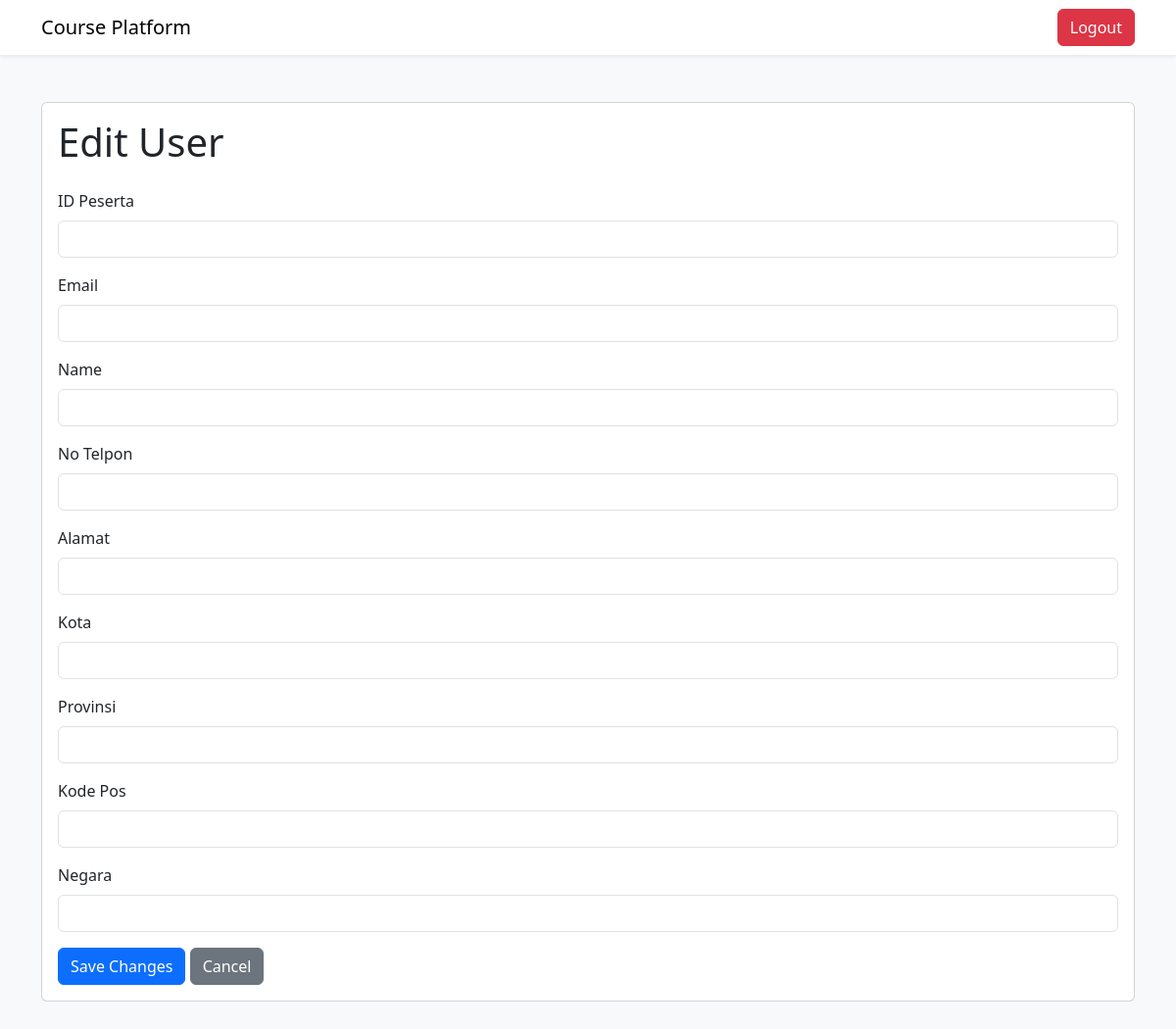
/admin/edit-user/1 (signed in), run on an earlier commit of the app's database.
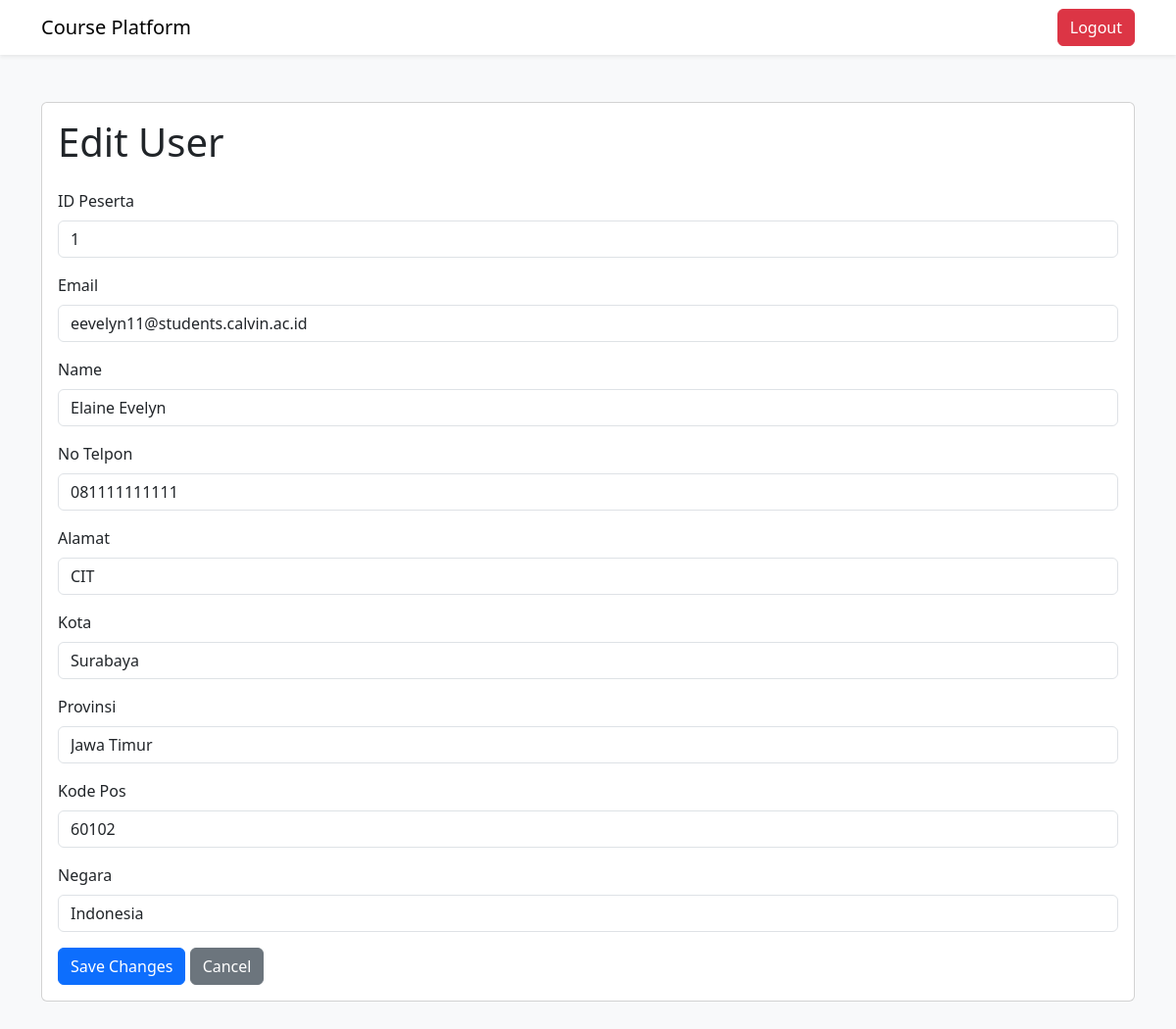
And on a later commit of the database.
### tables this page shows
CREATE TABLE peserta (
                id_peserta INTEGER PRIMARY KEY AUTOINCREMENT,
                email TEXT NOT NULL,
                nama_peserta TEXT NOT NULL,
                password TEXT NOT NULL,
                no_telpon TEXT NOT NULL,
                alamat TEXT NOT NULL,
                kota TEXT NOT NULL,
                provinsi TEXT NOT NULL,
                kode_pos INT NOT NULL,
                negara TEXT NOT NULL
            );

### features/auth.py (the view, shortened to what this page needs)
    def edit_user(self, id_peserta):
        if not session.get('email') and session.get('role') != 'admin':
            return redirect('/login_admin')
        user = query_db('SELECT * FROM peserta WHERE id_peserta = ?', (id_peserta,), one=True)
        return render_template('edit_user_page.html', user=user)

### database.py (called while the page is built)
def get_db():
    db = getattr(g, '_database', None)
    if db is None:
        db = g._database = sqlite3.connect(DATABASE)
        db.row_factory = sqlite3.Row
    return db

def query_db(query, args=(), one=False):
    cur = get_db().execute(query, args)
    rv = cur.fetchall()
    cur.close()
    get_db().commit()
    return (rv[0] if rv else None) if one else rv

### templates/edit_user_page.html (shortened to what this page needs)
<!DOCTYPE html>
<html lang="en">
<head>
    <link href="https://cdn.jsdelivr.net/npm/bootstrap@5.3.0/dist/css/bootstrap.min.css" rel="stylesheet">
</head>
<body class="bg-light">
    <nav class="navbar navbar-expand-lg navbar-light bg-white shadow-sm">
        <div class="container">
            <a class="navbar-brand" href="/admin">Course Platform</a>
            <div class="d-flex">
                <a href="/logout" class="btn btn-danger">Logout</a>
            </div>
        </div>
    </nav>
    <div class="container py-5">
        <div class="card">
            <div class="card-body">
                <h1 class="card-title mb-4">Edit User</h1>
                <form method="POST" action="/admin/edit-user/{{ user.id_peserta }}">
                    <div class="mb-3">
                        <label for="id_peserta" class="form-label">ID Peserta</label>
                        <input type="text" class="form-control" id="id_peserta" name="id_peserta"
                            value="{{ user.id_peserta }}" readonly>
                    </div>
                    <div class="mb-3">
                        <label for="email" class="form-label">Email</label>
                        <input type="email" class="form-control" id="email" name="email" value="{{ user.email }}"
                            required>
                    </div>
                    <div class="mb-3">
                        <label for="name" class="form-label">Name</label>
                        <input type="text" class="form-control" id="nama" name="nama" value="{{ user.nama_peserta }}"
                            required>
                    </div>
                    <div class="mb-3">
                        <label for="no_telpon" class="form-label">No Telpon</label>
                        <input type="text" class="form-control" id="no_telpon" name="no_telpon"
                            value="{{ user.no_telpon }}" required>
                    </div>
                    <div class="mb-3">
                        <label for="alamat" class="form-label">Alamat</label>
                        <input type="text" class="form-control" id="alamat" name="alamat" value="{{ user.alamat }}"
                            required>
                    </div>
                    <div class="mb-3">
                        <label for="kota" class="form-label">Kota</label>
                        <input type="text" class="form-control" id="kota" name="kota" value="{{ user.kota }}" required>
                    </div>
                    <div class="mb-3">
                        <label for="provinsi" class="form-label">Provinsi</label>
                        <input type="text" class="form-control" id="provinsi" name="provinsi"
                            value="{{ user.provinsi }}" required>
                    </div>
                    <div class="mb-3">
                        <label for="kode_pos" class="form-label">Kode Pos</label>
                        <input type="text" class="form-control" id="kode_pos" name="kode_pos"
                            value="{{ user.kode_pos }}" required>
                    </div>
                    <div class="mb-3">
                        <label for="negara" class="form-label">Negara</label>
                        <input type="text" class="form-control" id="negara" name="negara" value="{{ user.negara }}"
                            required>
                    </div>
                    <button type="submit" class="btn btn-primary">Save Changes</button>
                    <a href="/admin/manage-users" class="btn btn-secondary">Cancel</a>
                </form>
            </div>
        </div>
    </div>
</body>
</html>

What changed in the data, as far as the page shows it:
added peserta: id_peserta "1", email "eevelyn11@students.calvin.ac.id", nama "Elaine Evelyn", no_telpon "081111111111", alamat "CIT", kota "Surabaya", provinsi "Jawa Timur", kode_pos "60102", negara "Indonesia"
